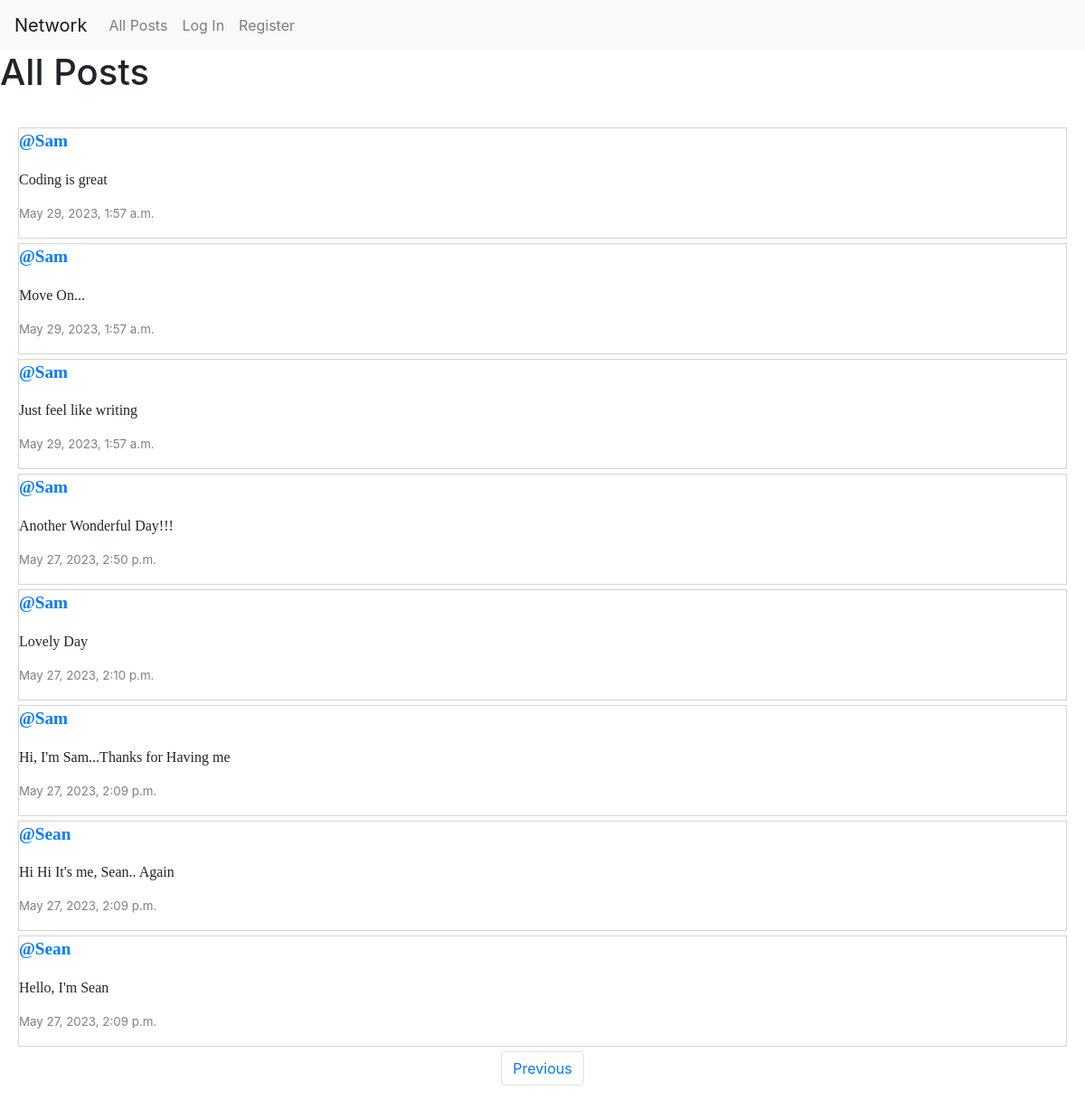
/?page=3, run on the app's committed database.
### network/models.py (models this page shows, shortened)
class Post(models.Model):
    message = models.CharField(max_length=200)
    user = models.ForeignKey(
        User, on_delete=models.CASCADE, related_name="author")
    date_posted = models.DateTimeField(auto_now_add=True)

class User(AbstractUser):
    pass

### network/views.py (the view)
# urls.py: path("", views.index, name="index"),
def index(request):
    all_posts = Post.objects.all().order_by("id").reverse()
    paginator = Paginator(all_posts, 10)
    page_number = request.GET.get("page")
    posts_on_page = paginator.get_page(page_number)
    all_likes = Like.objects.all()
    post_liked = []
    try:
        for like in all_likes:
            if like.user.id == request.user.id:
                post_liked.append(like.post.id)
    except:
        post_liked = []
    context = {
        "all_posts": all_posts,
        "posts_on_page": posts_on_page,
        "post_liked": post_liked
    }
    return render(request, "network/index.html", context)

### network/templates/network/index.html (shortened to what this page needs)
{% extends "network/layout.html" %}
{% block body %}
<h1>All Posts</h1><br/>
<div class="all-posts">
  {% for post in posts_on_page %}
    <div class="post">
      <p class="stand-out">
        <a href="{% url 'profile' post.user.id %}">
          @{{post.user.username|title}}
        </a>
      </p>
      <p class="message" id="message_{{post.id}}">{{post.message}}</p>
      <p class="date">{{post.date_posted}}</p>
    </div>
  {% endfor %}
</div>
<nav aria-label="Page navigation example">
  <ul class="pagination d-flex justify-content-center">
    {% if posts_on_page.has_previous %}
      <li class="page-item"><a class="page-link" href="?page={{ posts_on_page.previous_page_number }}">Previous</a></li>
    {% endif %}
  </ul>
</nav>
{% endblock %}

### network/static/network/styles.css (style rules this page uses)
.stand-out { font-family: Cambria, Cochin, Georgia, Times, 'Times New Roman', serif; font-size: larger; font-weight: bolder; color: blue; }
.message { font-family: cursive; font-size: medium; }
.date { color: grey; font-size: smaller; }
.post { display: flex; flex-direction: column; justify-content: flex-start; margin: 5px 20px; border: 0.5px solid lightgrey; box-sizing: border-box; }

### data on the page
Post: user.username "Sam", message "Coding is great", date_posted "May 29, 2023, 1:57 a.m."
Post: user.username "Sam", message "Move On...", date_posted "May 29, 2023, 1:57 a.m."
Post: user.username "Sam", message "Just feel like writing", date_posted "May 29, 2023, 1:57 a.m."
Post: user.username "Sam", message "Another Wonderful Day!!!", date_posted "May 27, 2023, 2:50 p.m."
Post: user.username "Sam", message "Lovely Day", date_posted "May 27, 2023, 2:10 p.m."
Post: user.username "Sam", message "Hi, I'm Sam...Thanks for Having me", date_posted "May 27, 2023, 2:09 p.m."
Post: user.username "Sean", message "Hi Hi It's me, Sean.. Again", date_posted "May 27, 2023, 2:09 p.m."
Post: user.username "Sean", message "Hello, I'm Sean", date_posted "May 27, 2023, 2:09 p.m."
